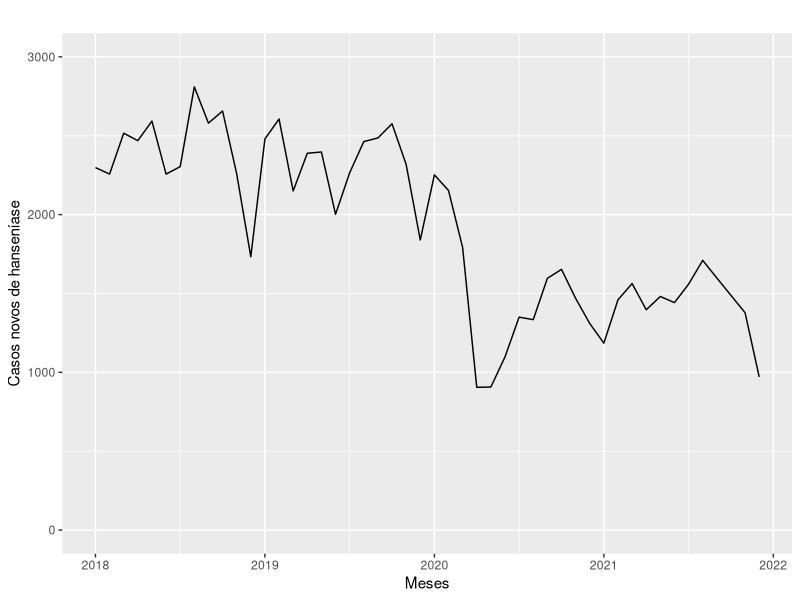
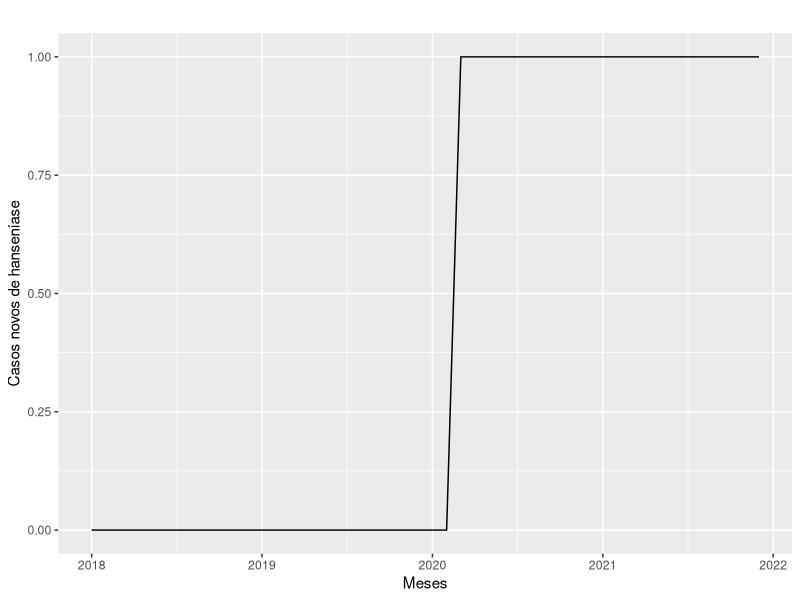
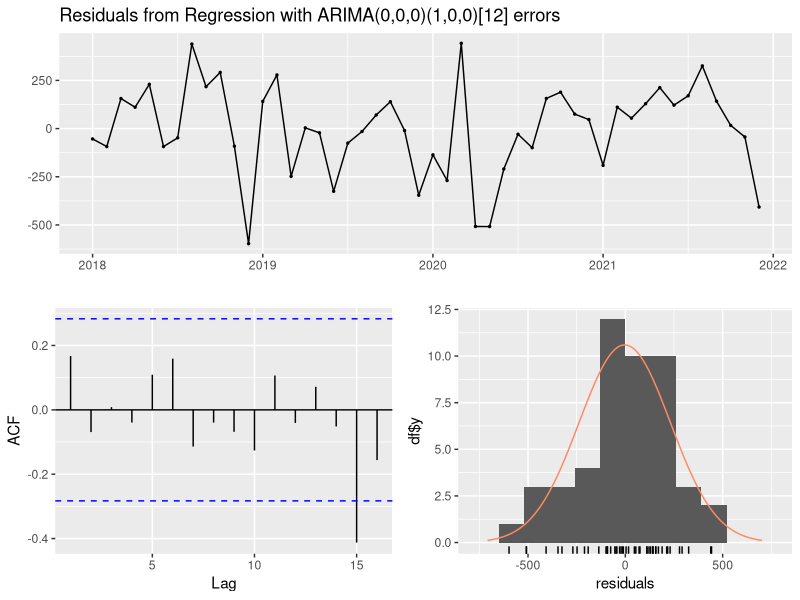

Recreate these plots in R, in order. (Note: this script raises an error after producing the figures.)
# Instalação e Carregamento dos Pacotes Necessários para a Aula -----------

pacotes <- c("tseries",     # Gráficos e estatísticas
             "forecast",    # Forecast, gráficos e testes
             "tidyverse",   # Manipulação de dados
             "ggfortify",   # Visualização de dados
             "FinTS",       # Análises de ST
             "lmtest",      # Teste de modelos
             "broom")       # Resume estatísticas para tibble

if(sum(as.numeric(!pacotes %in% installed.packages())) != 0){
  instalador <- pacotes[!pacotes %in% installed.packages()]
  for(i in 1:length(instalador)) {
    install.packages(instalador, dependencies = T)
    break()}
  sapply(pacotes, require, character = T) 
} else {
  sapply(pacotes, require, character = T) 
}


# Dados de série temporal de casos novos de hanseníase
dados <- read.csv2(file = "dados_hanseniase.csv", header = T, sep = ';')


# Gerar a série temporal anual/mensal
ts_hans_newcases <- ts(dados, start = c(2018,1), frequency = 12)


# Plotar a série temporal
autoplot(ts_hans_newcases[,"CASOS_NOVOS"]) + 
  ggtitle("") + 
  xlab("Meses") + 
  ylab("Casos novos de hanseníase") + 
  ylim(0, 3000)

autoplot(ts_hans_newcases[,"DEGRAU"]) + 
  ggtitle("") + 
  xlab("Meses") + 
  ylab("Casos novos de hanseníase")


# Modelo de erros ARIMA
y <- ts_hans_newcases[,"CASOS_NOVOS"] # Variável dependente
x <- ts_hans_newcases[,"DEGRAU"]      # Variável de intervenção (dummy: 0-1)

# Modelo
fit <- auto.arima(y, xreg = x)

summary(fit)

# Análise dos resíduos
checkresiduals(fit)

# Teste de significância
coeftest(fit, df = Inf, level = 0.95)


# testes estatísticos
residuos <- fit$residuals

d1 <- Box.test(residuos, type = "Ljung-Box", lag = 15) # Ljung-Box 
d2 <- ArchTest(residuos, lags = 15) # ARCH
d3 <- jarque.bera.test(residuos) # Jarque-Bera

#Tabela de resultados
testes_di <- c(d1$method, d2$method, d3$method) 
estt_di <- as.numeric(c(d1$statistic, d2$statistic, d3$statistic)) 
valorp_di <- c(d1$p.value, d2$p.value, d3$p.value) 
resultados_di <- cbind(estt_di, valorp_di) 
rownames(resultados_di) <- testes_di 
colnames(resultados_di) <- c("Estatística", "p") 
print(resultados_di, digits = 4)


# Gráfico final
(ajustados <- fit$fitted)

ts.plot(ts_hans_newcases[,"CASOS_NOVOS"], ajustados, lty = c(1,1), type = "l", 
        lwd = c(1,2), col = c(1, "red"), xlab="Mês/ano de diagnóstico", 
        ylab = "Número de casos novos", ylim = c(0, 3000), main = "ARIMA(0,0,0)(1,0,0)[12] errors") 
legend("bottomleft", col = c("black", "red"), 
       legend = c("Observado", "Ajustado"), lty = c( 1, 1), 
       lwd = c(1,1,1), cex = , bty="n") 
abline(v = 2020.27, col = "grey", lty = 2, lwd = 2) 
text(2020.40,2500,"Pandemia COVID-19", adj = c(0,1), col = "gray")


# Apresnetação de tabela
tidy(fit)
glance(fit)
